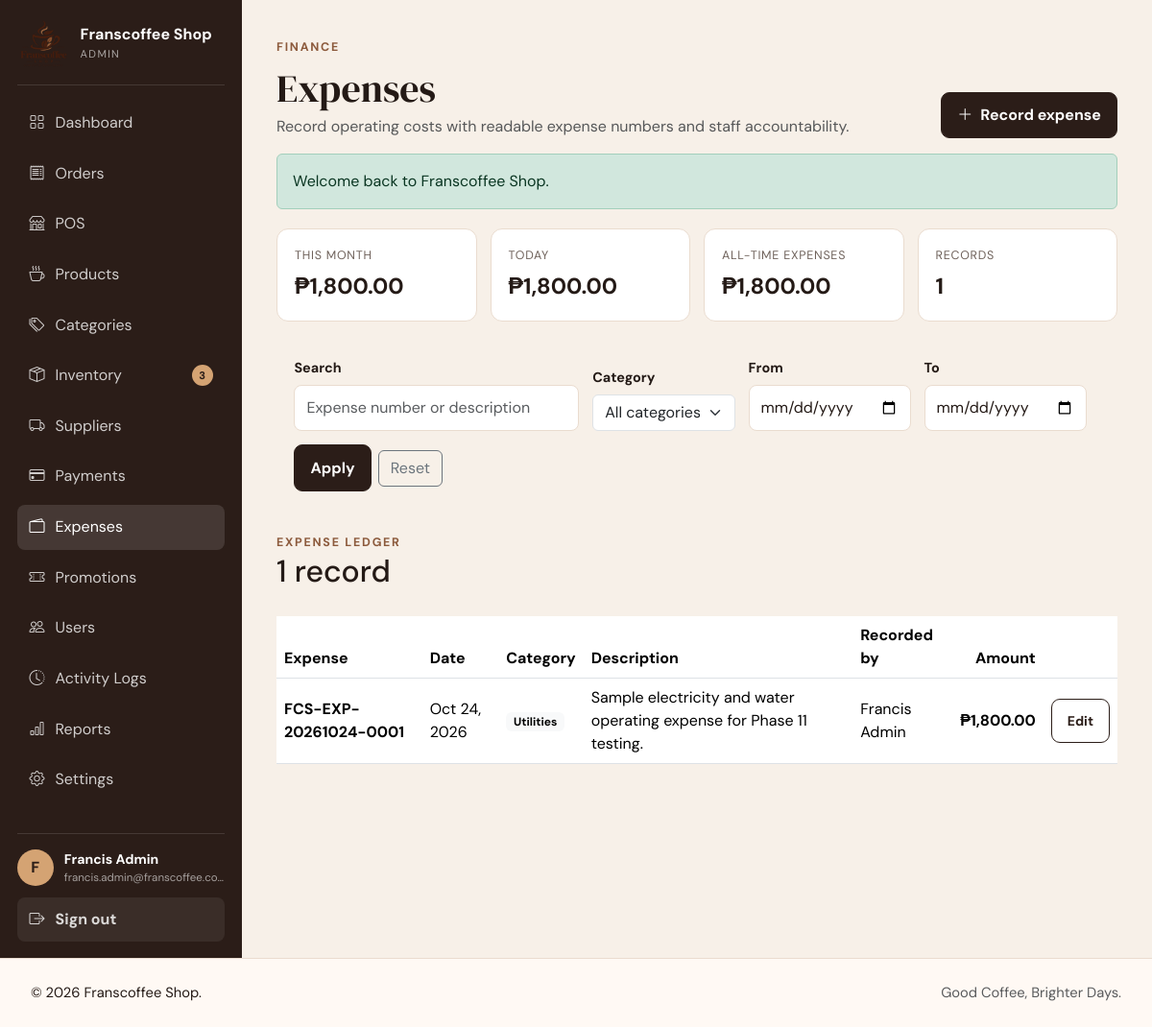
The page /admin/expenses.php (signed in) on the database its author committed.
### tables this page shows
CREATE TABLE users (
    id BIGINT UNSIGNED AUTO_INCREMENT PRIMARY KEY,
    first_name VARCHAR(80) NOT NULL,
    last_name VARCHAR(80) NOT NULL,
    email VARCHAR(190) NOT NULL UNIQUE,
    phone VARCHAR(30) NULL,
    password_hash VARCHAR(255) NOT NULL,
    role ENUM('ADMIN','STAFF','CUSTOMER') NOT NULL DEFAULT 'CUSTOMER',
    status ENUM('ACTIVE','INACTIVE') NOT NULL DEFAULT 'ACTIVE',
    email_verified_at DATETIME NULL,
    last_login_at DATETIME NULL,
    created_at DATETIME NOT NULL DEFAULT CURRENT_TIMESTAMP,
    updated_at DATETIME NOT NULL DEFAULT CURRENT_TIMESTAMP ON UPDATE CURRENT_TIMESTAMP,
    INDEX idx_users_role_status (role, status)
);

CREATE TABLE expenses (
    id BIGINT UNSIGNED AUTO_INCREMENT PRIMARY KEY,
    expense_number VARCHAR(40) NOT NULL UNIQUE,
    category ENUM('Inventory','Utilities','Rent','Salary','Repairs','Equipment','Miscellaneous') NOT NULL,
    amount DECIMAL(10,2) NOT NULL,
    expense_date DATE NOT NULL,
    description VARCHAR(500) NOT NULL,
    recorded_by BIGINT UNSIGNED NULL,
    created_at DATETIME NOT NULL DEFAULT CURRENT_TIMESTAMP,
    updated_at DATETIME NOT NULL DEFAULT CURRENT_TIMESTAMP ON UPDATE CURRENT_TIMESTAMP,
    INDEX idx_expenses_date_category (expense_date, category),
    CONSTRAINT fk_expenses_user FOREIGN KEY (recorded_by) REFERENCES users(id) ON DELETE SET NULL
);

### includes/db.php (called while the page is built, shortened)
<?php
function db(): PDO
{
    static $pdo = null;
    if ($pdo instanceof PDO) {
        return $pdo;
    }
    $config = app_config('database');
    $dsn = sprintf(
        'mysql:host=%s;port=%s;dbname=%s;charset=%s',
        $config['host'],
        $config['port'],
        $config['name'],
        $config['charset']
    );
    $pdo = new PDO($dsn, $config['username'], $config['password'], [
        PDO::ATTR_ERRMODE => PDO::ERRMODE_EXCEPTION,
        PDO::ATTR_DEFAULT_FETCH_MODE => PDO::FETCH_ASSOC,
        PDO::ATTR_EMULATE_PREPARES => false,
    ]);
    return $pdo;
}

### includes/auth.php (called while the page is built, shortened)
<?php
function validate_authenticated_session(): void
{
    $sessionUser = current_user();
    $stmt = db()->prepare('SELECT id, first_name, last_name, email, role, status FROM users WHERE id = :id LIMIT 1');
    $stmt->execute(['id' => (int) $sessionUser['id']]);
}

### includes/bootstrap.php (called while the page is built, shortened)
<?php
$APP_CONFIG = require __DIR__ . '/../config.php';
require_once __DIR__ . '/functions.php';
require_once __DIR__ . '/db.php';
require_once __DIR__ . '/auth.php';
require_once __DIR__ . '/storefront.php';
require_once __DIR__ . '/finance.php';
validate_authenticated_session();

### includes/functions.php (called while the page is built, shortened)
<?php
function app_config(?string $section = null): array
{
    global $APP_CONFIG;
    return $APP_CONFIG[$section] ?? [];
}
function e(?string $value): string
{
    return htmlspecialchars((string) $value, ENT_QUOTES, 'UTF-8');
}
function url(string $path = ''): string
{
    $base = rtrim((string) (app_config('app')['base_url'] ?? ''), '/');
    return $base . '/' . ltrim($path, '/');
}
function asset(string $path): string
{
    return url('assets/' . ltrim($path, '/'));
}
function flash(string $key, ?string $message = null): ?string
{
    $value = $_SESSION['_flash'][$key] ?? null;
    return $value;
}
function money(float $amount): string
{
    return '₱' . number_format($amount, 2);
}
function current_user(): ?array
{
    return $_SESSION['user'] ?? null;
}
function role_home(string $role): string
{
    return match ($role) {
        'ADMIN' => 'admin/dashboard.php',
        'STAFF' => 'staff/dashboard.php',
        default => 'customer/dashboard.php',
    };
}

### config.php (called while the page is built, shortened)
<?php
return [
    'app' => [
        'name' => 'Franscoffee Shop',
        'tagline' => 'Good Coffee, Brighter Days.',
        'base_url' => 'http://localhost/franscoffee',
        'timezone' => 'Asia/Manila',
        'environment' => 'local',
        'debug' => true,
    ],
    'database' => [
        'host' => '127.0.0.1',
        'port' => '3306',
        'name' => 'franscoffee',
        'username' => 'root',
        'password' => '',
        'charset' => 'utf8mb4',
    ],
    'session' => [
        'name' => 'franscoffee_session',
        'lifetime' => 7200,
    ],
    'auth' => [
        'reset_token_minutes' => 60,
        'max_login_attempts' => 5,
        'login_lock_seconds' => 60,
    ],
];

### includes/storefront.php (called while the page is built, shortened)
<?php
function shop_setting(string $key, string $default = ''): string
{
    static $settings = null;
    if (!is_array($settings)) {
        $settings = [];
        try {
            foreach (db()->query('SELECT setting_key, setting_value FROM settings')->fetchAll() as $row) {
                $settings[(string) $row['setting_key']] = (string) ($row['setting_value'] ?? '');
            }
        } catch (Throwable $e) {
            $settings = [];
        }
    }
    return array_key_exists($key, $settings) ? $settings[$key] : $default;
}
function shop_logo_url(): string
{
    $path = trim(shop_setting('logo_path', ''));
    if ($path === '') return asset('images/logo/logo.png');
    return asset(ltrim($path, '/'));
}

### includes/finance.php (called while the page is built, shortened)
<?php
function admin_expense_metrics(): array
{
    $row=db()->query("SELECT COUNT(*) total,COALESCE(SUM(amount),0) total_amount,COALESCE(SUM(CASE WHEN expense_date=CURDATE() THEN amount ELSE 0 END),0) today,COALESCE(SUM(CASE WHEN YEAR(expense_date)=YEAR(CURDATE()) AND MONTH(expense_date)=MONTH(CURDATE()) THEN amount ELSE 0 END),0) month_amount FROM expenses")->fetch();
    return ['total'=>(int)($row['total']??0),'total_amount'=>(float)($row['total_amount']??0),'today'=>(float)($row['today']??0),'month_amount'=>(float)($row['month_amount']??0)];
}
function admin_expenses(array $filters=[]): array
{
    $where=['1=1']; $params=[]; $q=trim((string)($filters['q']??'')); $category=trim((string)($filters['category']??''));
    $from=trim((string)($filters['from']??'')); $to=trim((string)($filters['to']??''));
    $stmt=db()->prepare("SELECT e.*,u.first_name,u.last_name FROM expenses e LEFT JOIN users u ON u.id=e.recorded_by WHERE ".implode(' AND ',$where)." ORDER BY e.expense_date DESC,e.id DESC LIMIT 500"); $stmt->execute($params); return $stmt->fetchAll();
}

### admin/expenses.php (the view, shortened to what this page needs)
<?php
require_once __DIR__.'/../includes/bootstrap.php'; require_role('ADMIN');
$q=trim((string)($_GET['q']??''));$category=trim((string)($_GET['category']??''));$from=trim((string)($_GET['from']??''));$to=trim((string)($_GET['to']??''));
$expenses=admin_expenses(compact('q','category','from','to'));$metrics=admin_expense_metrics();$categories=['Inventory','Utilities','Rent','Salary','Repairs','Equipment','Miscellaneous'];
$pageTitle='Expenses';$bodyClass='portal-page';require __DIR__.'/../includes/header.php';$success=flash('success');$error=flash('error');
?>
<div class="portal-shell"><?php require __DIR__.'/../includes/sidebar.php'; ?><main class="portal-main"><header class="portal-page-header"><div><span class="eyebrow">FINANCE</span><h1 class="mt-2 mb-1">Expenses</h1><p class="text-muted mb-0">Record operating costs with readable expense numbers and staff accountability.</p></div><a class="btn btn-coffee" href="<?=url('admin/expense-form.php')?>"><i class="bi bi-plus-lg me-2"></i>Record expense</a></header>
<?php if($success):?><div class="alert alert-success"><?=e($success)?></div><?php endif;?><?php if($error):?><div class="alert alert-danger"><?=e($error)?></div><?php endif;?>
<section class="finance-metrics"><div><span>This month</span><strong><?=money($metrics['month_amount'])?></strong></div><div><span>Today</span><strong><?=money($metrics['today'])?></strong></div><div><span>All-time expenses</span><strong><?=money($metrics['total_amount'])?></strong></div><div><span>Records</span><strong><?=$metrics['total']?></strong></div></section>
<section class="portal-card inventory-filter-card"><form class="finance-filter-grid" method="get"><div><label class="form-label">Search</label><input class="form-control" name="q" value="<?=e($q)?>" placeholder="Expense number or description"></div><div><label class="form-label">Category</label><select class="form-select" name="category"><option value="">All categories</option><?php foreach($categories as $c):?><option <?=$category===$c?'selected':''?>><?=e($c)?></option><?php endforeach;?></select></div><div><label class="form-label">From</label><input class="form-control" type="date" name="from" value="<?=e($from)?>"></div><div><label class="form-label">To</label><input class="form-control" type="date" name="to" value="<?=e($to)?>"></div><div class="inventory-filter-actions"><button class="btn btn-coffee">Apply</button><a class="btn btn-outline-secondary" href="<?=url('admin/expenses.php')?>">Reset</a></div></form></section>
<section class="portal-card mt-4"><div class="panel-heading"><div><span class="eyebrow">EXPENSE LEDGER</span><h2><?=count($expenses)?> record<?=count($expenses)===1?'':'s'?></h2></div></div><?php if(!$expenses):?><div class="empty-state compact"><i class="bi bi-wallet2"></i><h3>No expenses found</h3><p>Record an expense or change the filters.</p></div><?php else:?><div class="table-responsive"><table class="table align-middle mb-0"><thead><tr><th>Expense</th><th>Date</th><th>Category</th><th>Description</th><th>Recorded by</th><th class="text-end">Amount</th><th></th></tr></thead><tbody><?php foreach($expenses as $e):?><tr><td><strong><?=e($e['expense_number'])?></strong></td><td><?=e(date('M j, Y',strtotime($e['expense_date'])))?></td><td><span class="badge text-bg-light"><?=e($e['category'])?></span></td><td><?=e($e['description'])?></td><td><?=e(trim(($e['first_name']??'').' '.($e['last_name']??''))?:'—')?></td><td class="text-end"><strong><?=money((float)$e['amount'])?></strong></td><td class="text-end"><a class="btn btn-sm btn-outline-coffee" href="<?=url('admin/expense-form.php?id='.(int)$e['id'])?>">Edit</a></td></tr><?php endforeach;?></tbody></table></div><?php endif;?></section>
</main></div><?php require __DIR__.'/../includes/footer.php'; ?>

### includes/sidebar.php (shortened to what this page needs)
<?php
$role = user_role() ?? 'GUEST';
$user = current_user();
$currentScript = str_replace('\\', '/', (string)($_SERVER['PHP_SELF'] ?? ''));
$unreadNotifications = ($role === 'CUSTOMER' && function_exists('customer_unread_notification_count')) ? customer_unread_notification_count((int)($user['id'] ?? 0)) : 0;
$sidebarProfile = ($role === 'CUSTOMER' && function_exists('customer_profile')) ? customer_profile((int)($user['id'] ?? 0)) : null;
$lowStockCount = ($role === 'ADMIN' && function_exists('admin_inventory_metrics')) ? (int)admin_inventory_metrics()['low'] : 0;
$items = match ($role) {
    'ADMIN' => [
        ['Dashboard', 'bi-grid', 'admin/dashboard.php', 0],
        ['Orders', 'bi-receipt', 'staff/orders.php', 0],
        ['POS', 'bi-shop', 'staff/pos.php', 0],
        ['Products', 'bi-cup-hot', 'admin/products.php', 0],
        ['Categories', 'bi-tags', 'admin/categories.php', 0],
        ['Inventory', 'bi-box-seam', 'admin/inventory.php', $lowStockCount],
        ['Suppliers', 'bi-truck', 'admin/suppliers.php', 0],
        ['Payments', 'bi-credit-card', 'admin/payments.php', 0],
        ['Expenses', 'bi-wallet2', 'admin/expenses.php', 0],
        ['Promotions', 'bi-ticket-perforated', 'admin/promotions.php', 0],
        ['Users', 'bi-people', 'admin/users.php', 0],
        ['Activity Logs', 'bi-clock-history', 'admin/activity-logs.php', 0],
        ['Reports', 'bi-bar-chart', 'admin/reports.php', 0],
        ['Settings', 'bi-gear', 'admin/settings.php', 0],
    ],
    'STAFF' => [
        ['Dashboard', 'bi-grid', 'staff/dashboard.php', 0],
        ['POS', 'bi-shop', 'staff/pos.php', 0],
        ['Orders', 'bi-receipt', 'staff/orders.php', 0],
        ['Customers', 'bi-people', 'staff/customers.php', 0],
    ],
    default => [
        ['Dashboard', 'bi-house', 'customer/dashboard.php', 0],
        ['My Orders', 'bi-receipt', 'customer/orders.php', 0],
        ['Notifications', 'bi-bell', 'customer/notifications.php', $unreadNotifications],
        ['Favorites', 'bi-heart', 'customer/favorites.php', 0],
        ['Cart', 'bi-bag', 'cart.php', 0],
        ['Addresses', 'bi-geo-alt', 'customer/addresses.php', 0],
        ['Profile', 'bi-person', 'customer/profile.php', 0],
    ],
};
$isSidebarActive = static function (string $path) use ($currentScript): bool {
    $active = str_ends_with($currentScript, '/' . $path);
    if ($path === 'customer/orders.php' && str_ends_with($currentScript, '/customer/order-details.php')) $active = true;
    if ($path === 'staff/orders.php' && str_ends_with($currentScript, '/staff/order-details.php')) $active = true;
    if ($path === 'admin/products.php' && str_ends_with($currentScript, '/admin/product-form.php')) $active = true;
    if ($path === 'admin/inventory.php' && (str_ends_with($currentScript, '/admin/inventory-form.php') || str_ends_with($currentScript, '/admin/inventory-transactions.php'))) $active = true;
    if ($path === 'admin/suppliers.php' && str_ends_with($currentScript, '/admin/supplier-form.php')) $active = true;
    if ($path === 'admin/expenses.php' && str_ends_with($currentScript, '/admin/expense-form.php')) $active = true;
    if ($path === 'admin/promotions.php' && str_ends_with($currentScript, '/admin/promotion-form.php')) $active = true;
    if ($path === 'admin/users.php' && str_ends_with($currentScript, '/admin/user-form.php')) $active = true;
    return $active;
};
$sidebarAvatar = !empty($sidebarProfile['avatar_path']) ? url((string)$sidebarProfile['avatar_path']) : null;
$sidebarName = trim((string)($user['first_name'] ?? '') . ' ' . (string)($user['last_name'] ?? ''));
?>
<aside class="fc-sidebar d-none d-lg-flex">
    <div>
        <a class="sidebar-brand text-decoration-none text-white" href="<?= url(role_home((string)$role)) ?>">
            <img src="<?= e(shop_logo_url()) ?>" alt="<?= e(shop_setting('shop_name','Franscoffee Shop')) ?> logo">
            <div><strong><?= e(shop_setting('shop_name','Franscoffee Shop')) ?></strong><small><?= e($role) ?></small></div>
        </a>
        <nav class="sidebar-nav" aria-label="Portal navigation">
            <?php foreach ($items as [$label, $icon, $path, $count]): $active = $isSidebarActive($path); ?>
                <a class="sidebar-link <?= $active ? 'active' : '' ?>" href="<?= url($path) ?>" <?= $active ? 'aria-current="page"' : '' ?>>
                    <i class="bi <?= e($icon) ?>"></i><span><?= e($label) ?></span><?php if ((int)$count > 0): ?><em class="sidebar-count"><?= (int)$count > 99 ? '99+' : (int)$count ?></em><?php endif; ?>
                </a>
            <?php endforeach; ?>
        </nav>
    </div>
    <div class="sidebar-account">
        <div class="sidebar-user">
            <?php if ($sidebarAvatar): ?><img class="sidebar-avatar sidebar-avatar-image" src="<?= e($sidebarAvatar) ?>" alt="<?= e(($user['first_name'] ?? 'Customer') . ' profile photo') ?>"><?php else: ?><span class="sidebar-avatar"><?= e(strtoupper(substr((string) ($user['first_name'] ?? 'F'), 0, 1))) ?></span><?php endif; ?>
            <div><strong><?= e($sidebarName) ?></strong><small><?= e($user['email'] ?? '') ?></small></div>
        </div>
        <form method="post" action="<?= url('logout.php') ?>">
            <button class="sidebar-logout" type="submit"><i class="bi bi-box-arrow-right"></i><span>Sign out</span></button>
        </form>
    </div>
</aside>

### rows shown on the page
users: role "ADMIN", first_name "F", sidebarName "Francis Admin", email "francis.admin@franscoffee.co…"
expenses: expense_number "FCS-EXP-20261024-0001", expense_date "Oct 24, 2026", category "Utilities", description "Sample electricity and water operating expense for Phase 11 testing.", recorded_by.last_name "Francis Admin", amount "₱1,800.00"

### other values the page prints
shop_setting('shop_name','Franscoffee Shop') "Franscoffee Shop"
$label "Dashboard"
$label "Orders"
$label "POS"
$label "Products"
$label "Categories"
$label "Inventory"
$count "3"
$label "Suppliers"
$label "Payments"
$label "Expenses"
$label "Promotions"
$label "Users"
$label "Activity Logs"
$label "Reports"
